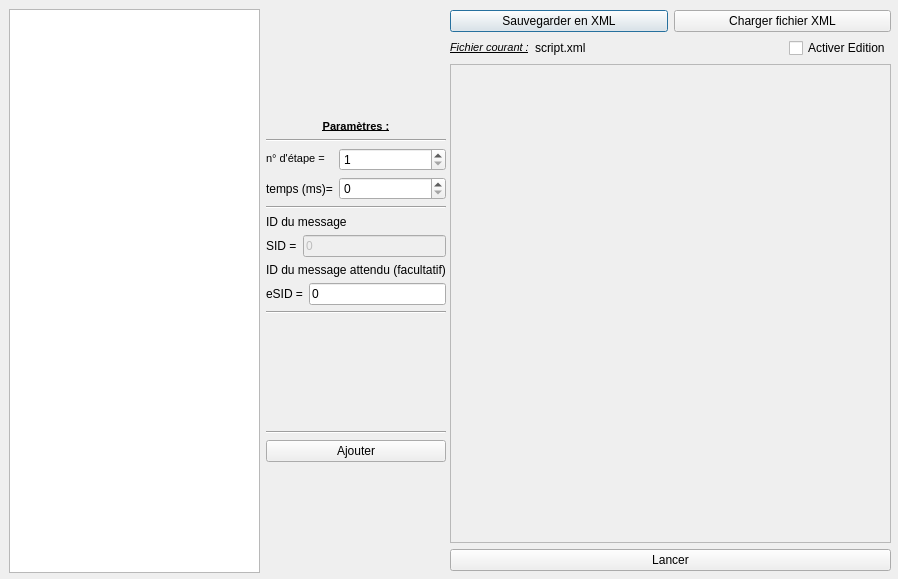
<?xml version="1.0" encoding="UTF-8"?>
<ui version="4.0">
 <class>Script</class>
 <widget class="QDialog" name="Script">
  <property name="geometry">
   <rect>
    <x>0</x>
    <y>0</y>
    <width>898</width>
    <height>579</height>
   </rect>
  </property>
  <property name="windowTitle">
   <string>Editeur de script</string>
  </property>
  <widget class="QWidget" name="verticalLayoutWidget">
   <property name="geometry">
    <rect>
     <x>450</x>
     <y>10</y>
     <width>441</width>
     <height>561</height>
    </rect>
   </property>
   <layout class="QVBoxLayout" name="verticalLayout">
    <item>
     <layout class="QHBoxLayout" name="horizontalLayout">
      <item>
       <widget class="QPushButton" name="boutonSauvegarder">
        <property name="text">
         <string>Sauvegarder en XML</string>
        </property>
       </widget>
      </item>
      <item>
       <widget class="QPushButton" name="boutonCharger">
        <property name="text">
         <string>Charger fichier XML</string>
        </property>
       </widget>
      </item>
     </layout>
    </item>
    <item>
     <layout class="QHBoxLayout" name="horizontalLayout_2">
      <item>
       <widget class="QLabel" name="label">
        <property name="text">
         <string>&lt;!DOCTYPE HTML PUBLIC &quot;-//W3C//DTD HTML 4.0//EN&quot; &quot;http://www.w3.org/TR/REC-html40/strict.dtd&quot;&gt;
&lt;html&gt;&lt;head&gt;&lt;meta name=&quot;qrichtext&quot; content=&quot;1&quot; /&gt;&lt;style type=&quot;text/css&quot;&gt;
p, li { white-space: pre-wrap; }
&lt;/style&gt;&lt;/head&gt;&lt;body style=&quot; font-family:'MS Shell Dlg 2'; font-size:8.25pt; font-weight:400; font-style:normal;&quot;&gt;
&lt;p style=&quot; margin-top:0px; margin-bottom:0px; margin-left:0px; margin-right:0px; -qt-block-indent:0; text-indent:0px;&quot;&gt;&lt;span style=&quot; font-size:8pt; font-style:italic; text-decoration: underline;&quot;&gt;Fichier courant :&lt;/span&gt;&lt;/p&gt;&lt;/body&gt;&lt;/html&gt;</string>
        </property>
       </widget>
      </item>
      <item>
       <widget class="QLabel" name="labelNomFichier">
        <property name="text">
         <string>script.xml</string>
        </property>
       </widget>
      </item>
      <item>
       <spacer name="horizontalSpacer">
        <property name="orientation">
         <enum>Qt::Horizontal</enum>
        </property>
        <property name="sizeHint" stdset="0">
         <size>
          <width>40</width>
          <height>20</height>
         </size>
        </property>
       </spacer>
      </item>
      <item>
       <widget class="QCheckBox" name="edition">
        <property name="text">
         <string>Activer Edition</string>
        </property>
       </widget>
      </item>
     </layout>
    </item>
    <item>
     <widget class="QTextEdit" name="editeur">
      <property name="enabled">
       <bool>false</bool>
      </property>
      <property name="html">
       <string>&lt;!DOCTYPE HTML PUBLIC &quot;-//W3C//DTD HTML 4.0//EN&quot; &quot;http://www.w3.org/TR/REC-html40/strict.dtd&quot;&gt;
&lt;html&gt;&lt;head&gt;&lt;meta name=&quot;qrichtext&quot; content=&quot;1&quot; /&gt;&lt;style type=&quot;text/css&quot;&gt;
p, li { white-space: pre-wrap; }
&lt;/style&gt;&lt;/head&gt;&lt;body style=&quot; font-family:'MS Shell Dlg 2'; font-size:8.25pt; font-weight:400; font-style:normal;&quot;&gt;
&lt;p style=&quot;-qt-paragraph-type:empty; margin-top:0px; margin-bottom:0px; margin-left:0px; margin-right:0px; -qt-block-indent:0; text-indent:0px; font-size:8pt;&quot;&gt;&lt;/p&gt;&lt;/body&gt;&lt;/html&gt;</string>
      </property>
     </widget>
    </item>
    <item>
     <widget class="QPushButton" name="boutonLancer">
      <property name="text">
       <string>Lancer</string>
      </property>
     </widget>
    </item>
   </layout>
  </widget>
  <widget class="QWidget" name="horizontalLayoutWidget">
   <property name="geometry">
    <rect>
     <x>9</x>
     <y>9</y>
     <width>437</width>
     <height>564</height>
    </rect>
   </property>
   <layout class="QHBoxLayout" name="horizontalLayout_3">
    <item>
     <widget class="QListWidget" name="pListeMessages"/>
    </item>
    <item>
     <layout class="QVBoxLayout" name="verticalLayout_2">
      <item>
       <spacer name="verticalSpacer">
        <property name="orientation">
         <enum>Qt::Vertical</enum>
        </property>
        <property name="sizeHint" stdset="0">
         <size>
          <width>20</width>
          <height>40</height>
         </size>
        </property>
       </spacer>
      </item>
      <item>
       <widget class="QLabel" name="label_9">
        <property name="text">
         <string>&lt;!DOCTYPE HTML PUBLIC &quot;-//W3C//DTD HTML 4.0//EN&quot; &quot;http://www.w3.org/TR/REC-html40/strict.dtd&quot;&gt;
&lt;html&gt;&lt;head&gt;&lt;meta name=&quot;qrichtext&quot; content=&quot;1&quot; /&gt;&lt;style type=&quot;text/css&quot;&gt;
p, li { white-space: pre-wrap; }
&lt;/style&gt;&lt;/head&gt;&lt;body style=&quot; font-family:'MS Shell Dlg 2'; font-size:8.25pt; font-weight:400; font-style:normal;&quot;&gt;
&lt;p align=&quot;center&quot; style=&quot; margin-top:0px; margin-bottom:0px; margin-left:0px; margin-right:0px; -qt-block-indent:0; text-indent:0px;&quot;&gt;&lt;span style=&quot; font-size:8pt; font-weight:600; text-decoration: underline;&quot;&gt;Paramètres :&lt;/span&gt;&lt;/p&gt;&lt;/body&gt;&lt;/html&gt;</string>
        </property>
       </widget>
      </item>
      <item>
       <widget class="Line" name="line_3">
        <property name="orientation">
         <enum>Qt::Horizontal</enum>
        </property>
       </widget>
      </item>
      <item>
       <layout class="QFormLayout" name="formLayout_2">
        <item row="0" column="0">
         <widget class="QLabel" name="label_3">
          <property name="text">
           <string>&lt;!DOCTYPE HTML PUBLIC &quot;-//W3C//DTD HTML 4.0//EN&quot; &quot;http://www.w3.org/TR/REC-html40/strict.dtd&quot;&gt;
&lt;html&gt;&lt;head&gt;&lt;meta name=&quot;qrichtext&quot; content=&quot;1&quot; /&gt;&lt;style type=&quot;text/css&quot;&gt;
p, li { white-space: pre-wrap; }
&lt;/style&gt;&lt;/head&gt;&lt;body style=&quot; font-family:'MS Shell Dlg 2'; font-size:8.25pt; font-weight:400; font-style:normal;&quot;&gt;
&lt;p style=&quot; margin-top:0px; margin-bottom:0px; margin-left:0px; margin-right:0px; -qt-block-indent:0; text-indent:0px;&quot;&gt;&lt;span style=&quot; font-size:8pt;&quot;&gt;n° d'étape =&lt;/span&gt;&lt;/p&gt;&lt;/body&gt;&lt;/html&gt;</string>
          </property>
         </widget>
        </item>
        <item row="0" column="1">
         <widget class="QSpinBox" name="pNum">
          <property name="minimum">
           <number>1</number>
          </property>
          <property name="maximum">
           <number>999</number>
          </property>
         </widget>
        </item>
        <item row="1" column="0">
         <widget class="QLabel" name="label_4">
          <property name="text">
           <string>temps (ms)=</string>
          </property>
         </widget>
        </item>
        <item row="1" column="1">
         <widget class="QSpinBox" name="pT">
          <property name="maximum">
           <number>99999</number>
          </property>
          <property name="singleStep">
           <number>100</number>
          </property>
         </widget>
        </item>
       </layout>
      </item>
      <item>
       <widget class="Line" name="line_2">
        <property name="orientation">
         <enum>Qt::Horizontal</enum>
        </property>
       </widget>
      </item>
      <item>
       <widget class="QLabel" name="label_7">
        <property name="text">
         <string>ID du message</string>
        </property>
       </widget>
      </item>
      <item>
       <layout class="QFormLayout" name="formLayout_3">
        <item row="0" column="0">
         <widget class="QLabel" name="label_2">
          <property name="text">
           <string>SID =</string>
          </property>
         </widget>
        </item>
        <item row="0" column="1">
         <widget class="QLineEdit" name="pSID">
          <property name="enabled">
           <bool>false</bool>
          </property>
          <property name="text">
           <string>0</string>
          </property>
         </widget>
        </item>
       </layout>
      </item>
      <item>
       <widget class="QLabel" name="label_8">
        <property name="text">
         <string>ID du message attendu (facultatif)</string>
        </property>
       </widget>
      </item>
      <item>
       <layout class="QFormLayout" name="formLayout_4">
        <item row="0" column="0">
         <widget class="QLabel" name="label_5">
          <property name="text">
           <string>eSID =</string>
          </property>
         </widget>
        </item>
        <item row="0" column="1">
         <widget class="QLineEdit" name="pESID">
          <property name="text">
           <string>0</string>
          </property>
         </widget>
        </item>
       </layout>
      </item>
      <item>
       <widget class="Line" name="line">
        <property name="orientation">
         <enum>Qt::Horizontal</enum>
        </property>
       </widget>
      </item>
      <item>
       <layout class="QFormLayout" name="paramLayout"/>
      </item>
      <item>
       <spacer name="verticalSpacer_2">
        <property name="orientation">
         <enum>Qt::Vertical</enum>
        </property>
        <property name="sizeHint" stdset="0">
         <size>
          <width>20</width>
          <height>40</height>
         </size>
        </property>
       </spacer>
      </item>
      <item>
       <widget class="Line" name="line_5">
        <property name="orientation">
         <enum>Qt::Horizontal</enum>
        </property>
       </widget>
      </item>
      <item>
       <widget class="QPushButton" name="boutonAjouter">
        <property name="text">
         <string>Ajouter</string>
        </property>
       </widget>
      </item>
      <item>
       <spacer name="verticalSpacer_3">
        <property name="orientation">
         <enum>Qt::Vertical</enum>
        </property>
        <property name="sizeHint" stdset="0">
         <size>
          <width>20</width>
          <height>40</height>
         </size>
        </property>
       </spacer>
      </item>
     </layout>
    </item>
   </layout>
  </widget>
 </widget>
 <resources/>
 <connections>
  <connection>
   <sender>edition</sender>
   <signal>toggled(bool)</signal>
   <receiver>editeur</receiver>
   <slot>setEnabled(bool)</slot>
   <hints>
    <hint type="sourcelabel">
     <x>797</x>
     <y>63</y>
    </hint>
    <hint type="destinationlabel">
     <x>686</x>
     <y>164</y>
    </hint>
   </hints>
  </connection>
 </connections>
</ui>
